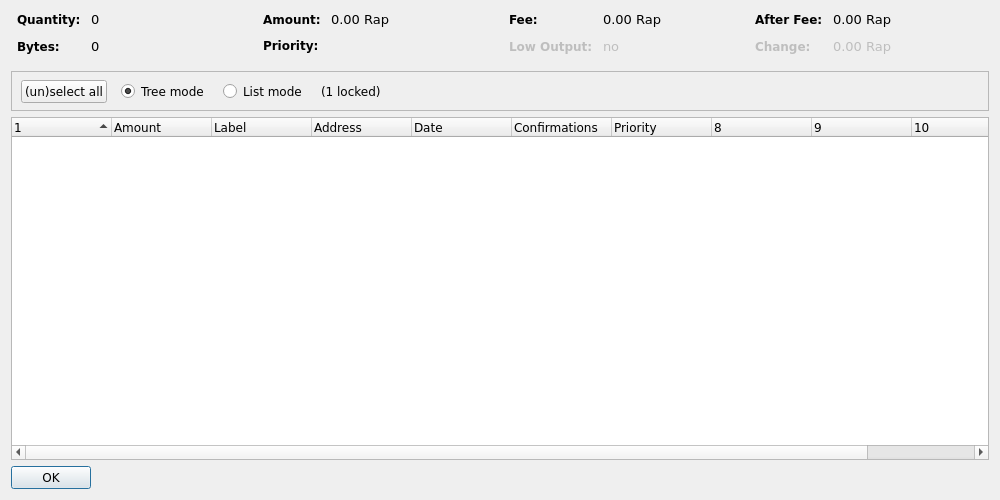
<?xml version="1.0" encoding="UTF-8"?>
<ui version="4.0">
 <class>CoinControlDialog</class>
 <widget class="QDialog" name="CoinControlDialog">
  <property name="geometry">
   <rect>
    <x>0</x>
    <y>0</y>
    <width>1000</width>
    <height>500</height>
   </rect>
  </property>
  <property name="windowTitle">
   <string>Coin Control</string>
  </property>
  <layout class="QVBoxLayout" name="verticalLayout">
   <item>
    <layout class="QHBoxLayout" name="horizontalLayoutTop" stretch="0,0,0,0">
     <property name="topMargin">
      <number>0</number>
     </property>
     <property name="bottomMargin">
      <number>10</number>
     </property>
     <item>
      <layout class="QFormLayout" name="formLayoutCoinControl1">
       <property name="horizontalSpacing">
        <number>10</number>
       </property>
       <property name="verticalSpacing">
        <number>10</number>
       </property>
       <property name="leftMargin">
        <number>6</number>
       </property>
       <property name="rightMargin">
        <number>6</number>
       </property>
       <item row="0" column="0">
        <widget class="QLabel" name="labelCoinControlQuantityText">
         <property name="font">
          <font>
           <family>Verdana</family>
           <weight>75</weight>
           <bold>true</bold>
          </font>
         </property>
         <property name="styleSheet">
          <string notr="true">font-weight:bold;</string>
         </property>
         <property name="text">
          <string>Quantity:</string>
         </property>
        </widget>
       </item>
       <item row="0" column="1">
        <widget class="QLabel" name="labelCoinControlQuantity">
         <property name="font">
          <font>
           <family>Verdana</family>
           <pointsize>10</pointsize>
          </font>
         </property>
         <property name="cursor">
          <cursorShape>IBeamCursor</cursorShape>
         </property>
         <property name="contextMenuPolicy">
          <enum>Qt::ActionsContextMenu</enum>
         </property>
         <property name="text">
          <string notr="true">0</string>
         </property>
         <property name="textInteractionFlags">
          <set>Qt::LinksAccessibleByMouse|Qt::TextSelectableByKeyboard|Qt::TextSelectableByMouse</set>
         </property>
        </widget>
       </item>
       <item row="1" column="0">
        <widget class="QLabel" name="labelCoinControlBytesText">
         <property name="font">
          <font>
           <family>Verdana</family>
           <weight>75</weight>
           <bold>true</bold>
          </font>
         </property>
         <property name="styleSheet">
          <string notr="true">font-weight:bold;</string>
         </property>
         <property name="text">
          <string>Bytes:</string>
         </property>
        </widget>
       </item>
       <item row="1" column="1">
        <widget class="QLabel" name="labelCoinControlBytes">
         <property name="font">
          <font>
           <family>Verdana</family>
           <pointsize>10</pointsize>
          </font>
         </property>
         <property name="cursor">
          <cursorShape>IBeamCursor</cursorShape>
         </property>
         <property name="contextMenuPolicy">
          <enum>Qt::ActionsContextMenu</enum>
         </property>
         <property name="text">
          <string notr="true">0</string>
         </property>
         <property name="textInteractionFlags">
          <set>Qt::LinksAccessibleByMouse|Qt::TextSelectableByKeyboard|Qt::TextSelectableByMouse</set>
         </property>
        </widget>
       </item>
      </layout>
     </item>
     <item>
      <layout class="QFormLayout" name="formLayoutCoinControl2">
       <property name="horizontalSpacing">
        <number>10</number>
       </property>
       <property name="verticalSpacing">
        <number>10</number>
       </property>
       <property name="leftMargin">
        <number>6</number>
       </property>
       <property name="rightMargin">
        <number>6</number>
       </property>
       <item row="0" column="0">
        <widget class="QLabel" name="labelCoinControlAmountText">
         <property name="font">
          <font>
           <family>Verdana</family>
           <weight>75</weight>
           <bold>true</bold>
          </font>
         </property>
         <property name="styleSheet">
          <string notr="true">font-weight:bold;</string>
         </property>
         <property name="text">
          <string>Amount:</string>
         </property>
        </widget>
       </item>
       <item row="0" column="1">
        <widget class="QLabel" name="labelCoinControlAmount">
         <property name="font">
          <font>
           <family>Verdana</family>
           <pointsize>10</pointsize>
          </font>
         </property>
         <property name="cursor">
          <cursorShape>IBeamCursor</cursorShape>
         </property>
         <property name="contextMenuPolicy">
          <enum>Qt::ActionsContextMenu</enum>
         </property>
         <property name="text">
          <string notr="true">0.00 Rap</string>
         </property>
         <property name="textInteractionFlags">
          <set>Qt::LinksAccessibleByMouse|Qt::TextSelectableByKeyboard|Qt::TextSelectableByMouse</set>
         </property>
        </widget>
       </item>
       <item row="1" column="0">
        <widget class="QLabel" name="labelCoinControlPriorityText">
         <property name="font">
          <font>
           <family>Verdana</family>
           <weight>75</weight>
           <bold>true</bold>
          </font>
         </property>
         <property name="styleSheet">
          <string notr="true">font-weight:bold;</string>
         </property>
         <property name="text">
          <string>Priority:</string>
         </property>
        </widget>
       </item>
       <item row="1" column="1">
        <widget class="QLabel" name="labelCoinControlPriority">
         <property name="font">
          <font>
           <family>Verdana</family>
           <pointsize>10</pointsize>
          </font>
         </property>
         <property name="cursor">
          <cursorShape>IBeamCursor</cursorShape>
         </property>
         <property name="contextMenuPolicy">
          <enum>Qt::ActionsContextMenu</enum>
         </property>
         <property name="text">
          <string/>
         </property>
         <property name="textInteractionFlags">
          <set>Qt::LinksAccessibleByMouse|Qt::TextSelectableByKeyboard|Qt::TextSelectableByMouse</set>
         </property>
        </widget>
       </item>
      </layout>
     </item>
     <item>
      <layout class="QFormLayout" name="formLayoutCoinControl3">
       <property name="horizontalSpacing">
        <number>10</number>
       </property>
       <property name="verticalSpacing">
        <number>10</number>
       </property>
       <property name="leftMargin">
        <number>6</number>
       </property>
       <property name="rightMargin">
        <number>6</number>
       </property>
       <item row="0" column="0">
        <widget class="QLabel" name="labelCoinControlFeeText">
         <property name="font">
          <font>
           <family>Verdana</family>
           <weight>75</weight>
           <bold>true</bold>
          </font>
         </property>
         <property name="styleSheet">
          <string notr="true">font-weight:bold;</string>
         </property>
         <property name="text">
          <string>Fee:</string>
         </property>
        </widget>
       </item>
       <item row="0" column="1">
        <widget class="QLabel" name="labelCoinControlFee">
         <property name="font">
          <font>
           <family>Verdana</family>
           <pointsize>10</pointsize>
          </font>
         </property>
         <property name="cursor">
          <cursorShape>IBeamCursor</cursorShape>
         </property>
         <property name="contextMenuPolicy">
          <enum>Qt::ActionsContextMenu</enum>
         </property>
         <property name="text">
          <string notr="true">0.00 Rap</string>
         </property>
         <property name="textInteractionFlags">
          <set>Qt::LinksAccessibleByMouse|Qt::TextSelectableByKeyboard|Qt::TextSelectableByMouse</set>
         </property>
        </widget>
       </item>
       <item row="1" column="0">
        <widget class="QLabel" name="labelCoinControlLowOutputText">
         <property name="enabled">
          <bool>false</bool>
         </property>
         <property name="font">
          <font>
           <family>Verdana</family>
           <weight>75</weight>
           <bold>true</bold>
          </font>
         </property>
         <property name="styleSheet">
          <string notr="true">font-weight:bold;</string>
         </property>
         <property name="text">
          <string>Low Output:</string>
         </property>
        </widget>
       </item>
       <item row="1" column="1">
        <widget class="QLabel" name="labelCoinControlLowOutput">
         <property name="enabled">
          <bool>false</bool>
         </property>
         <property name="font">
          <font>
           <family>Verdana</family>
           <pointsize>10</pointsize>
          </font>
         </property>
         <property name="cursor">
          <cursorShape>IBeamCursor</cursorShape>
         </property>
         <property name="contextMenuPolicy">
          <enum>Qt::ActionsContextMenu</enum>
         </property>
         <property name="text">
          <string>no</string>
         </property>
         <property name="textInteractionFlags">
          <set>Qt::LinksAccessibleByMouse|Qt::TextSelectableByKeyboard|Qt::TextSelectableByMouse</set>
         </property>
        </widget>
       </item>
      </layout>
     </item>
     <item>
      <layout class="QFormLayout" name="formLayoutCoinControl4">
       <property name="horizontalSpacing">
        <number>10</number>
       </property>
       <property name="verticalSpacing">
        <number>10</number>
       </property>
       <property name="leftMargin">
        <number>6</number>
       </property>
       <property name="rightMargin">
        <number>6</number>
       </property>
       <item row="0" column="0">
        <widget class="QLabel" name="labelCoinControlAfterFeeText">
         <property name="font">
          <font>
           <family>Verdana</family>
           <weight>75</weight>
           <bold>true</bold>
          </font>
         </property>
         <property name="styleSheet">
          <string notr="true">font-weight:bold;</string>
         </property>
         <property name="text">
          <string>After Fee:</string>
         </property>
        </widget>
       </item>
       <item row="0" column="1">
        <widget class="QLabel" name="labelCoinControlAfterFee">
         <property name="font">
          <font>
           <family>Verdana</family>
           <pointsize>10</pointsize>
          </font>
         </property>
         <property name="cursor">
          <cursorShape>IBeamCursor</cursorShape>
         </property>
         <property name="contextMenuPolicy">
          <enum>Qt::ActionsContextMenu</enum>
         </property>
         <property name="text">
          <string notr="true">0.00 Rap</string>
         </property>
         <property name="textInteractionFlags">
          <set>Qt::LinksAccessibleByMouse|Qt::TextSelectableByKeyboard|Qt::TextSelectableByMouse</set>
         </property>
        </widget>
       </item>
       <item row="1" column="0">
        <widget class="QLabel" name="labelCoinControlChangeText">
         <property name="enabled">
          <bool>false</bool>
         </property>
         <property name="font">
          <font>
           <family>Verdana</family>
           <weight>75</weight>
           <bold>true</bold>
          </font>
         </property>
         <property name="styleSheet">
          <string notr="true">font-weight:bold;</string>
         </property>
         <property name="text">
          <string>Change:</string>
         </property>
        </widget>
       </item>
       <item row="1" column="1">
        <widget class="QLabel" name="labelCoinControlChange">
         <property name="enabled">
          <bool>false</bool>
         </property>
         <property name="font">
          <font>
           <family>Verdana</family>
           <pointsize>10</pointsize>
          </font>
         </property>
         <property name="cursor">
          <cursorShape>IBeamCursor</cursorShape>
         </property>
         <property name="contextMenuPolicy">
          <enum>Qt::ActionsContextMenu</enum>
         </property>
         <property name="text">
          <string notr="true">0.00 Rap</string>
         </property>
         <property name="textInteractionFlags">
          <set>Qt::LinksAccessibleByMouse|Qt::TextSelectableByKeyboard|Qt::TextSelectableByMouse</set>
         </property>
        </widget>
       </item>
      </layout>
     </item>
    </layout>
   </item>
   <item>
    <widget class="QFrame" name="frame">
     <property name="minimumSize">
      <size>
       <width>0</width>
       <height>40</height>
      </size>
     </property>
     <property name="font">
      <font>
       <family>Verdana</family>
      </font>
     </property>
     <property name="frameShape">
      <enum>QFrame::StyledPanel</enum>
     </property>
     <property name="frameShadow">
      <enum>QFrame::Sunken</enum>
     </property>
     <widget class="QWidget" name="horizontalLayoutWidget">
      <property name="geometry">
       <rect>
        <x>10</x>
        <y>0</y>
        <width>781</width>
        <height>41</height>
       </rect>
      </property>
      <property name="font">
       <font>
        <family>Verdana</family>
       </font>
      </property>
      <layout class="QHBoxLayout" name="horizontalLayoutPanel" stretch="0,0,0,0,0">
       <property name="spacing">
        <number>14</number>
       </property>
       <item>
        <widget class="QPushButton" name="pushButtonSelectAll">
         <property name="sizePolicy">
          <sizepolicy hsizetype="Maximum" vsizetype="Fixed">
           <horstretch>0</horstretch>
           <verstretch>0</verstretch>
          </sizepolicy>
         </property>
         <property name="font">
          <font>
           <family>Verdana</family>
          </font>
         </property>
         <property name="text">
          <string>(un)select all</string>
         </property>
        </widget>
       </item>
       <item>
        <widget class="QRadioButton" name="radioTreeMode">
         <property name="sizePolicy">
          <sizepolicy hsizetype="Maximum" vsizetype="Fixed">
           <horstretch>0</horstretch>
           <verstretch>0</verstretch>
          </sizepolicy>
         </property>
         <property name="font">
          <font>
           <family>Verdana</family>
          </font>
         </property>
         <property name="text">
          <string>Tree mode</string>
         </property>
         <property name="checked">
          <bool>true</bool>
         </property>
        </widget>
       </item>
       <item>
        <widget class="QRadioButton" name="radioListMode">
         <property name="sizePolicy">
          <sizepolicy hsizetype="Maximum" vsizetype="Fixed">
           <horstretch>0</horstretch>
           <verstretch>0</verstretch>
          </sizepolicy>
         </property>
         <property name="font">
          <font>
           <family>Verdana</family>
          </font>
         </property>
         <property name="text">
          <string>List mode</string>
         </property>
        </widget>
       </item>
       <item>
        <widget class="QLabel" name="labelLocked">
         <property name="font">
          <font>
           <family>Verdana</family>
          </font>
         </property>
         <property name="text">
          <string>(1 locked)</string>
         </property>
        </widget>
       </item>
       <item>
        <spacer name="horizontalSpacer">
         <property name="font">
          <font>
           <family>Verdana</family>
          </font>
         </property>
         <property name="orientation">
          <enum>Qt::Horizontal</enum>
         </property>
         <property name="sizeHint" stdset="0">
          <size>
           <width>40</width>
           <height>20</height>
          </size>
         </property>
        </spacer>
       </item>
      </layout>
     </widget>
    </widget>
   </item>
   <item>
    <widget class="CoinControlTreeWidget" name="treeWidget">
     <property name="font">
      <font>
       <family>Verdana</family>
      </font>
     </property>
     <property name="contextMenuPolicy">
      <enum>Qt::CustomContextMenu</enum>
     </property>
     <property name="sortingEnabled">
      <bool>false</bool>
     </property>
     <property name="columnCount">
      <number>11</number>
     </property>
     <attribute name="headerShowSortIndicator" stdset="0">
      <bool>true</bool>
     </attribute>
     <attribute name="headerStretchLastSection">
      <bool>false</bool>
     </attribute>
     <column>
      <property name="text">
       <string/>
      </property>
     </column>
     <column>
      <property name="text">
       <string>Amount</string>
      </property>
     </column>
     <column>
      <property name="text">
       <string notr="true">Label</string>
      </property>
     </column>
     <column>
      <property name="text">
       <string>Address</string>
      </property>
     </column>
     <column>
      <property name="text">
       <string>Date</string>
      </property>
     </column>
     <column>
      <property name="text">
       <string>Confirmations</string>
      </property>
      <property name="toolTip">
       <string>Confirmed</string>
      </property>
     </column>
     <column>
      <property name="text">
       <string>Priority</string>
      </property>
     </column>
     <column>
      <property name="text">
       <string/>
      </property>
     </column>
     <column>
      <property name="text">
       <string/>
      </property>
     </column>
     <column>
      <property name="text">
       <string/>
      </property>
     </column>
     <column>
      <property name="text">
       <string/>
      </property>
     </column>
    </widget>
   </item>
   <item>
    <widget class="QDialogButtonBox" name="buttonBox">
     <property name="sizePolicy">
      <sizepolicy hsizetype="Maximum" vsizetype="Fixed">
       <horstretch>0</horstretch>
       <verstretch>0</verstretch>
      </sizepolicy>
     </property>
     <property name="font">
      <font>
       <family>Verdana</family>
      </font>
     </property>
     <property name="orientation">
      <enum>Qt::Horizontal</enum>
     </property>
     <property name="standardButtons">
      <set>QDialogButtonBox::Ok</set>
     </property>
    </widget>
   </item>
  </layout>
 </widget>
 <customwidgets>
  <customwidget>
   <class>CoinControlTreeWidget</class>
   <extends>QTreeWidget</extends>
   <header>coincontroltreewidget.h</header>
  </customwidget>
 </customwidgets>
 <resources/>
 <connections/>
</ui>
